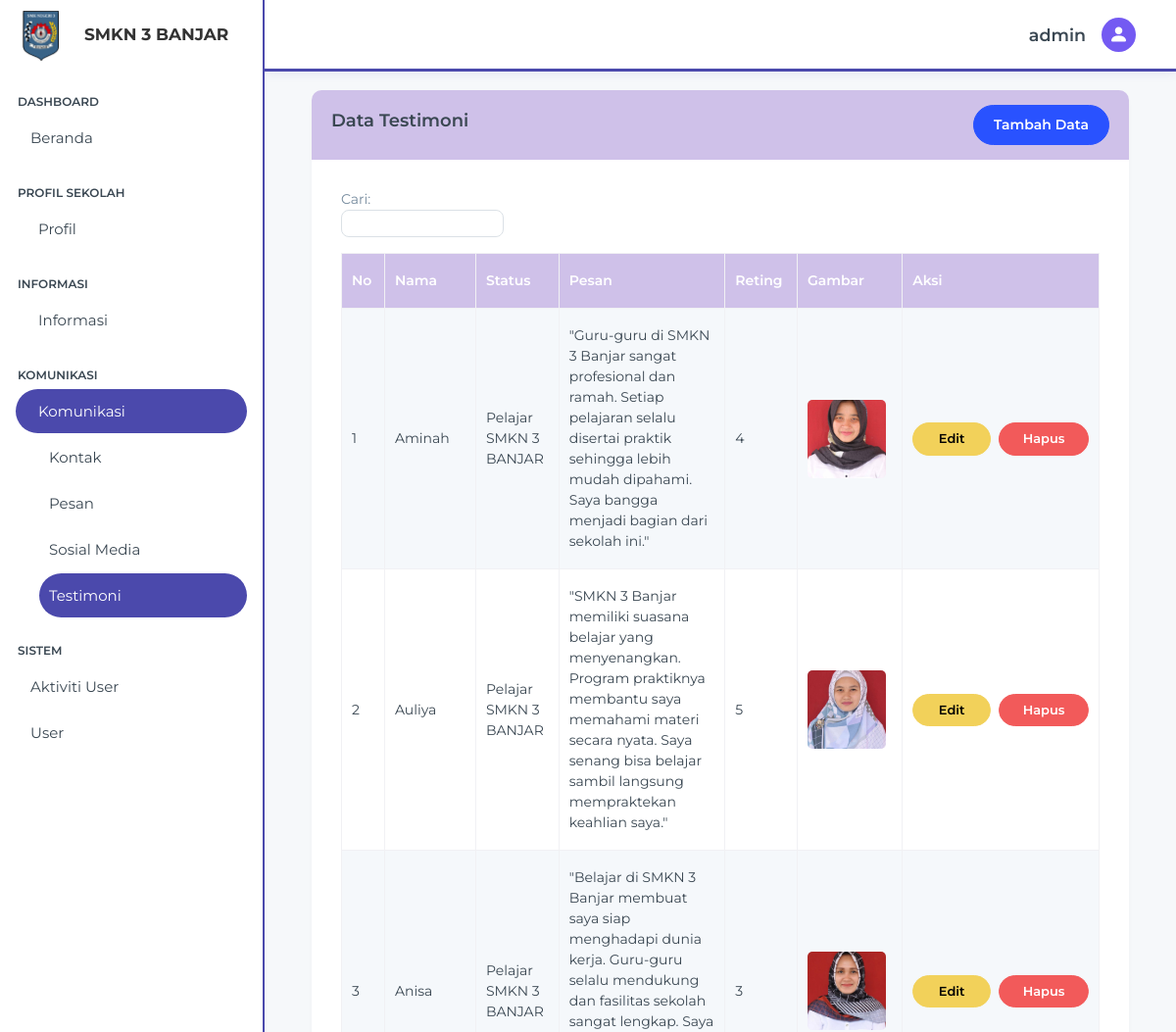
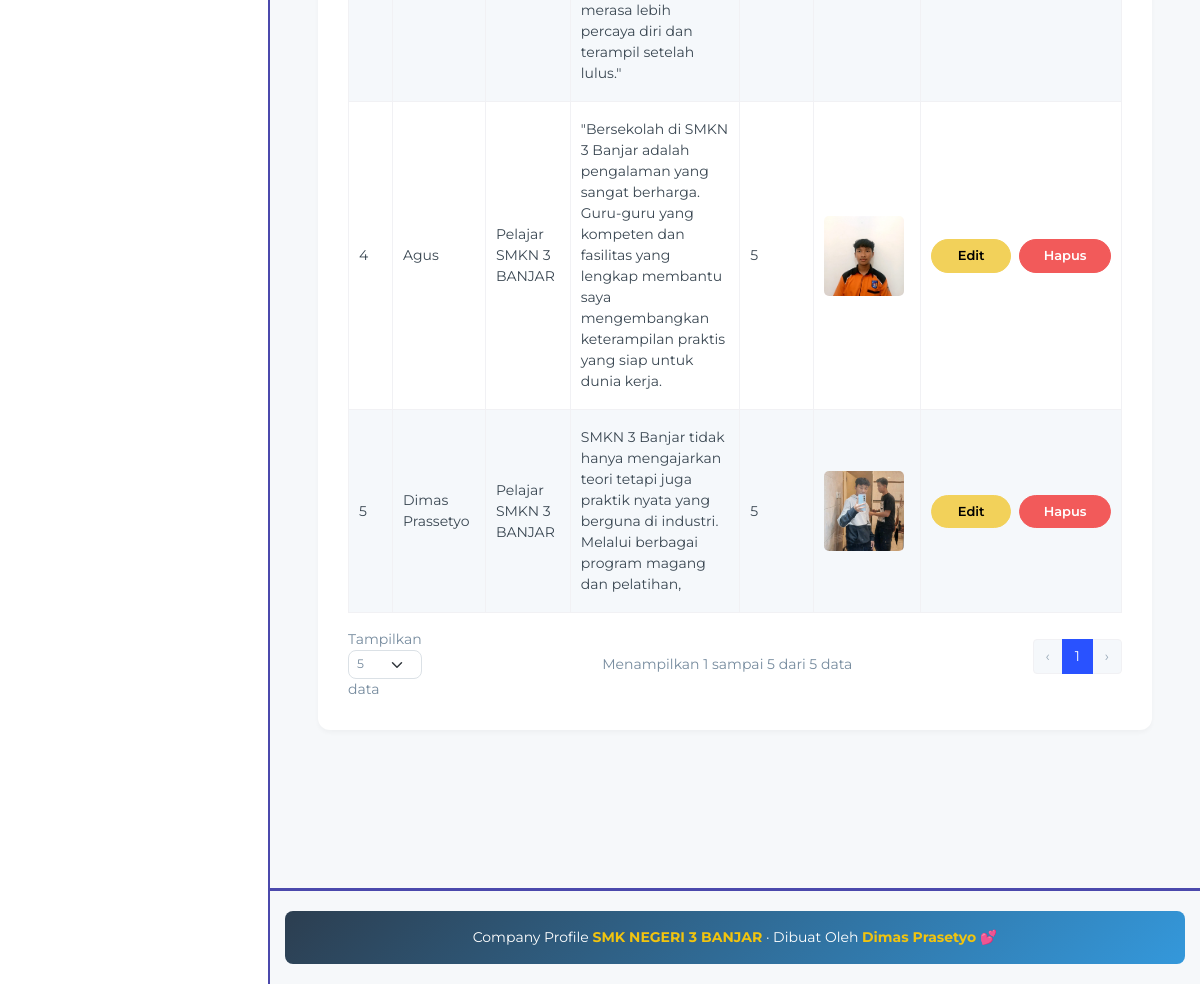
Page /beckend/pages/testimoni/index.php (signed in) on the committed database (2 pictures, top to bottom).
### tables this page shows
CREATE TABLE `testimonials` (
  `id` bigint NOT NULL,
  `image` varchar(255) NOT NULL,
  `name` varchar(255) NOT NULL,
  `status` varchar(255) NOT NULL,
  `massage` varchar(255) NOT NULL,
  `rating` tinyint NOT NULL DEFAULT '5'
);

### beckend/pages/testimoni/index.php (the view, shortened to what this page needs)
<?php
include '../../app.php';
include '../../partials/header.php';
include '../../partials/sidebar.php';
include '../../partials/navbar.php';
$testimoni = "SELECT * FROM testimonials ORDER BY id DESC";
$result = mysqli_query($connect, $testimoni) or die(mysqli_error($connect));
$num_rows = mysqli_num_rows($result);
?>
<div class="content-wrapper">
    <section class="content">
        <div class="container-fluid">
            <div class="row">
                <div class="col-12 p-5">
                    <div class="card card-purple mt-4">
                        <div class="card-header card-header-with-button">
                            <h3 class="card-title">Data Testimoni</h3>
                            <a href="./create.php" class="btn btn-primary">Tambah Data</a>
                        </div>
                        <div class="card-body">
                            <div class="table-responsive">
                                <table id="testimoniTable" class="table table-bordered table-striped table-hover mb-0">
                                    <thead>
                                        <tr>
                                            <th width="50">No</th>
                                            <th>Nama</th>
                                            <th>Status</th>
                                            <th>Pesan</th>
                                            <th>Reting</th>
                                            <th>Gambar</th>
                                            <th width="200">Aksi</th>
                                        </tr>
                                    </thead>
                                    <tbody>
                                        <?php if ($num_rows > 0): ?>
                                            <?php $no = 1; while ($item = $result->fetch_object()): ?>
                                                <tr>
                                                    <td class="align-middle"><?= $no ?></td>
                                                    <td class="align-middle"><?= $item->name ?></td>
                                                    <td class="align-middle"><?= $item->status ?></td>
                                                    <td class="align-middle"><?= $item->massage ?></td>
                                                    <td class="align-middle"><?= $item->rating ?></td>
                                                    <td class="align-middle">
                                                        <img src="../../../storages/testimoni/<?= $item->image ?>"
                                                             alt="Gambar Testimoni" width="80" height="80"
                                                             style="object-fit: cover; border-radius: 5px;">
                                                    </td>
                                                    <td class="align-middle">
                                                        <div class="d-flex">
                                                            <a href="./edit.php?id=<?= $item->id ?>" class="btn btn-warning btn-xs flex-fill">
                                                                <i class="fas fa-edit"></i> Edit
                                                            </a>
                                                            <?php if ($_SESSION['role'] === 'admin'): ?>
                                                                <a href="../../action/testimoni/destroy.php?id=<?= $item->id ?>"
                                                                   class="btn btn-danger btn-xs flex-fill"
                                                                   onclick="return confirm('Apakah Anda Yakin?')">
                                                                    <i class="fas fa-trash"></i> Hapus
                                                                </a>
                                                            <?php endif; ?>
                                                        </div>
                                                    </td>
                                                </tr>
                                            <?php $no++; endwhile; ?>
                                        <?php endif; ?>
                                    </tbody>
                                </table>
                            </div>
                        </div>
                    </div>
                </div>
            </div>
        </div>
    </section>
</div>
<?php
include '../../partials/footer.php';
include '../../partials/script.php';
?>

### beckend/partials/header.php (style rules this page uses)
html, body { height: 100%; }
body { display: flex; flex-direction: column; }

### beckend/pages/testimoni/index.php (style rules this page uses)
.card-purple .card-header { background: #cfc1e9ff; color: white; border-radius: 10px 10px 0 0; padding: 15px 20px; }
.content-wrapper { padding-top: 20px; min-height: calc(100vh - 150px) !important; padding-bottom: 40px; }
.card-header-with-button { display: flex; justify-content: space-between; align-items: center; padding: 15px 20px; }
.d-flex { gap: 8px; }
.d-flex .btn { flex: 1; min-width: 80px; padding: 6px 10px; font-size: 13px; }
.table thead th { background: #cfc1e9ff; color: white; vertical-align: middle; }

### rows in the picture
testimonials: name "Aminah", status "Pelajar SMKN 3 BANJAR", massage "\"Guru-guru di SMKN 3 Banjar sangat profesional dan ramah. Setiap pelajaran selalu disertai praktik sehingga lebih mudah dipahami. Saya bangga menjadi bagian dari sekolah ini.\"", rating "4", image (picture)
testimonials: name "Auliya", status "Pelajar SMKN 3 BANJAR", massage "\"SMKN 3 Banjar memiliki suasana belajar yang menyenangkan. Program praktiknya membantu saya memahami materi secara nyata. Saya senang bisa belajar sambil langsung mempraktekan keahlian saya.\"", rating "5", image (picture)
testimonials: name "Anisa", status "Pelajar SMKN 3 BANJAR", massage "\"Belajar di SMKN 3 Banjar membuat saya siap menghadapi dunia kerja. Guru-guru selalu mendukung dan fasilitas sekolah sangat lengkap. Saya merasa lebih percaya diri dan terampil setelah lulus.\"", rating "3", image (picture)
testimonials: name "Agus", status "Pelajar SMKN 3 BANJAR", massage "\"Bersekolah di SMKN 3 Banjar adalah pengalaman yang sangat berharga. Guru-guru yang kompeten dan fasilitas yang lengkap membantu saya mengembangkan keterampilan praktis yang siap untuk dunia kerja.", rating "5", image (picture)
testimonials: name "Dimas Prassetyo", status "Pelajar SMKN 3 BANJAR", massage "SMKN 3 Banjar tidak hanya mengajarkan teori tetapi juga praktik nyata yang berguna di industri. Melalui berbagai program magang dan pelatihan,", rating "5", image (picture)

### other values in the picture
$_SESSION['role'] "admin"
